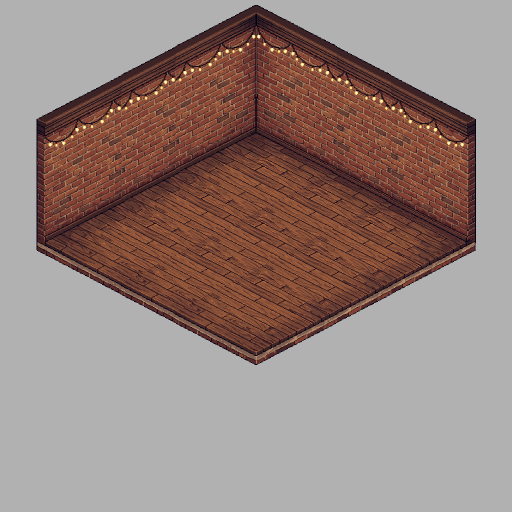
#> input picture e2e/pixel-art/salao/base16.png, 1024 x 1024 px (shown at 1/2 size)
$ python comparar.py
#> lines starting #> are read from the running program, lines starting #| are printed output that depends on the picture; pictures that were not available may be replaced by others from this repository, and a replacement may not be noted
# O TESTE DE FLUIDEZ, lado a lado (pedido dele, 18/10/2026): a mesma varrida em 8 quadros (o limite que vinha do custo do
# PixelLab), em 12 e 24 quadros "orgânicos" (golpe com pressa, volta mais lenta, corpo e cabeça atrasados) e em 24 com o
# seno puro. O ciclo leva o mesmo tempo nas quatro: só muda quantas fatias ele tem. Sai fluidez.gif, no chão do salão, em 3×.
# Os quadros de cada versão saem de "QUADROS=n [ORGANICO=1]" no coelho.py (Blender) e no pos.py, em fluidez/q<n>[o]/.
#   python comparar.py [segundos por ciclo]   (padrão 1,2 s)
import os, sys
from PIL import Image, ImageDraw, ImageFont

AQUI = os.path.dirname(os.path.abspath(__file__))
CICLO = float(sys.argv[1]) if len(sys.argv) > 1 else 1.2
TICKS = 24  # a linha do tempo comum: 24 passos por ciclo
VERSOES = [('8 quadros', os.path.join(AQUI, '..'), 8), ('12 orgânica', os.path.join(AQUI, 'q12o'), 12), ('24 quadros', os.path.join(AQUI, 'q24'), 24), ('24 orgânica', os.path.join(AQUI, 'q24o'), 24)]
try:
    FONTE = ImageFont.truetype('arial.ttf', 11)  # (a fonte padrão do Pillow não tem o â)
except OSError:
    FONTE = ImageFont.load_default()
DIRS = ['south-east', 'south-west']
chao = Image.open(os.path.join(AQUI, '..', '..', '..', 'salao', 'base16.png')).convert('RGBA').crop((392, 470, 632, 590))
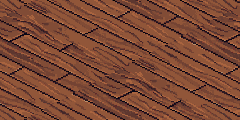
#> chao: PIL image 240x120 RGBA; mean R, G, B, A 124.1, 72.7, 52.4, 255

faixas = {(n, d): Image.open(os.path.join(p, f'varrendo-{d}.png')).convert('RGBA') for n, p, _ in VERSOES for d in DIRS}
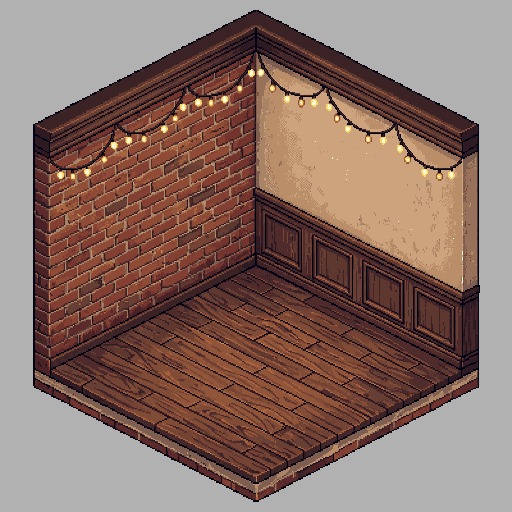
#> input picture e2e/pixel-art/salao/base.png, 512 x 512 px, given in place of varrendo-south-east.png, which was not available
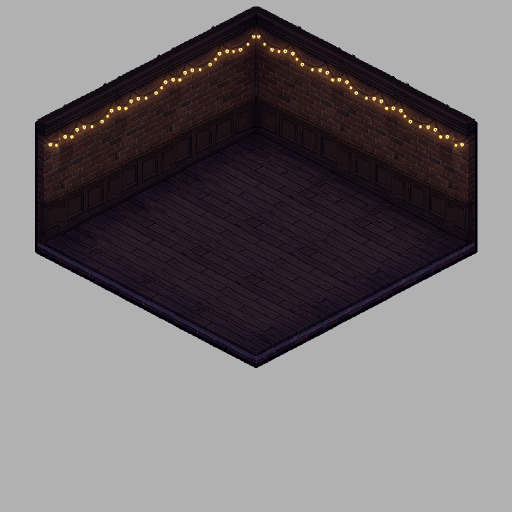
#> input picture e2e/pixel-art/salao/noite16.png, 1024 x 1024 px, given in place of varrendo-south-west.png, which was not available (shown at 1/2 size)
#> (the run stopped early here; a loop or call above may not have finished)
